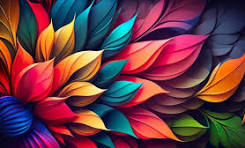
#> input picture Images/rgb.jpeg, 245 x 148 px, found by its file name
$ python task-03.py
#> lines starting #> are read from the running program, lines starting #| are printed output that depends on the picture
import cv2
import matplotlib.pyplot as plt
import numpy as np

# Load the color image
image_path = "C:\\Users\\sraja\\OneDrive\\Documents\\Srajan\\Machine_Vision\\Images\\rgb.jpeg"
image = cv2.imread(image_path)
#> image is the input picture: shape (148, 245, 3); mean B, G, R 68.6, 58.6, 105.2

# Check if the image is loaded correctly
if image is None:
    raise FileNotFoundError(f"Image not found at the path: {image_path}")

# Convert the image from BGR (OpenCV default) to RGB
image_rgb = cv2.cvtColor(image, cv2.COLOR_BGR2RGB)

# Separate the RGB channels
red_channel, green_channel, blue_channel = cv2.split(image_rgb)
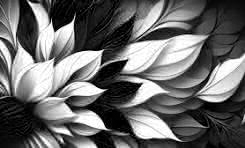
#> red_channel: shape (148, 245); min 0, max 255, mean 105.2
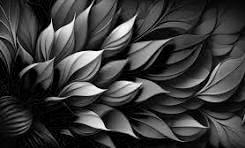
#> green_channel: shape (148, 245); min 0, max 255, mean 58.6
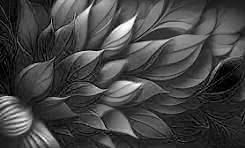
#> blue_channel: shape (148, 245); min 0, max 255, mean 68.6

# Display the separated channels
plt.figure(figsize=(10, 5))
plt.subplot(1, 3, 1)
plt.imshow(red_channel, cmap='Reds')
plt.title('Red Channel')
plt.axis('off')

plt.subplot(1, 3, 2)
plt.imshow(green_channel, cmap='Greens')
plt.title('Green Channel')
plt.axis('off')

plt.subplot(1, 3, 3)
plt.imshow(blue_channel, cmap='Blues')
plt.title('Blue Channel')
plt.axis('off')

plt.tight_layout()
plt.show()
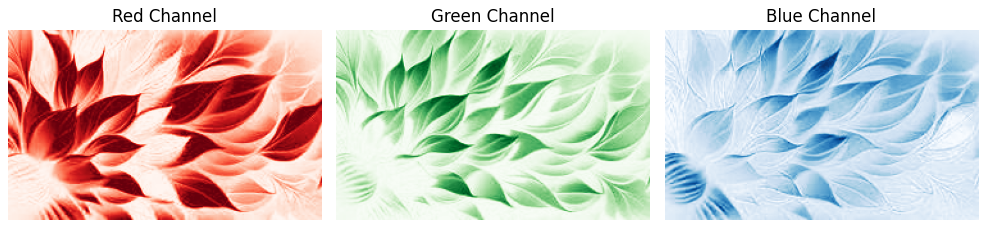
#> figure drawn by matplotlib, 3 panels


# Apply histogram equalization to each channel
red_equalized = cv2.equalizeHist(red_channel)
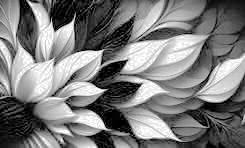
#> red_equalized: shape (148, 245); min 0, max 255, mean 124.2
green_equalized = cv2.equalizeHist(green_channel)
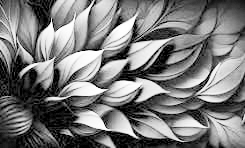
#> green_equalized: shape (148, 245); min 0, max 255, mean 122.2
blue_equalized = cv2.equalizeHist(blue_channel)
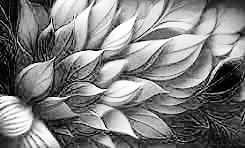
#> blue_equalized: shape (148, 245); min 0, max 255, mean 127.2

# Display equalized channels
plt.figure(figsize=(10, 5))
plt.subplot(1, 3, 1)
plt.imshow(red_equalized, cmap='Reds')
plt.title('Equalized Red Channel')
plt.axis('off')

plt.subplot(1, 3, 2)
plt.imshow(green_equalized, cmap='Greens')
plt.title('Equalized Green Channel')
plt.axis('off')

plt.subplot(1, 3, 3)
plt.imshow(blue_equalized, cmap='Blues')
plt.title('Equalized Blue Channel')
plt.axis('off')

plt.tight_layout()
plt.show()

$ run again, with Images/agriculture.jpeg copied over Images/rgb.jpeg
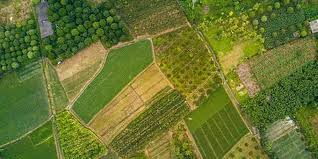
#> input picture Images/agriculture.jpeg, 318 x 159 px, found by its file name
#> image is the input picture: shape (159, 318, 3); mean B, G, R 48.3, 116.4, 104.6
#> `green_equalized = cv2.equalizeHist(green_channel)`:
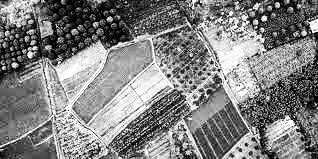
#> green_equalized: shape (159, 318); min 0, max 255, mean 128.8
#> `blue_equalized = cv2.equalizeHist(blue_channel)`:
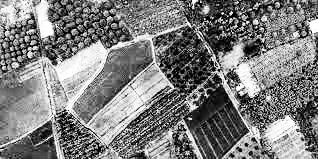
#> blue_equalized: shape (159, 318); min 0, max 255, mean 125.7

$ run again, with Images/architectural.jpeg copied over Images/rgb.jpeg
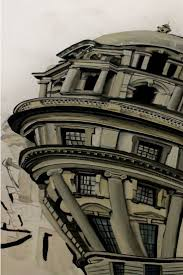
#> input picture Images/architectural.jpeg, 183 x 275 px, found by its file name
#> image is the input picture: shape (275, 183, 3); mean B, G, R 96, 108.9, 113.5
#> `red_channel, green_channel, blue_channel = cv2.split(image_rgb)`:
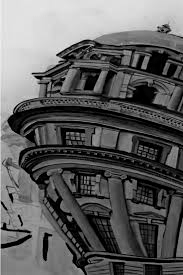
#> blue_channel: shape (275, 183); min 0, max 236, mean 96
#> `blue_equalized = cv2.equalizeHist(blue_channel)`:
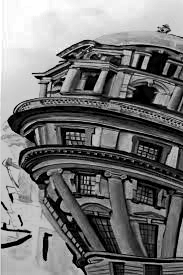
#> blue_equalized: shape (275, 183); min 0, max 255, mean 117.6

$ run again, with Images/bw.jpeg copied over Images/rgb.jpeg
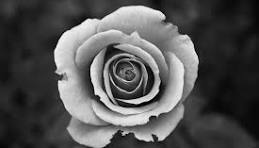
#> input picture Images/bw.jpeg, 259 x 148 px, found by its file name
#> image is the input picture: shape (148, 259, 3); min 0, max 255, mean 82.7
#> `plt.show()`:
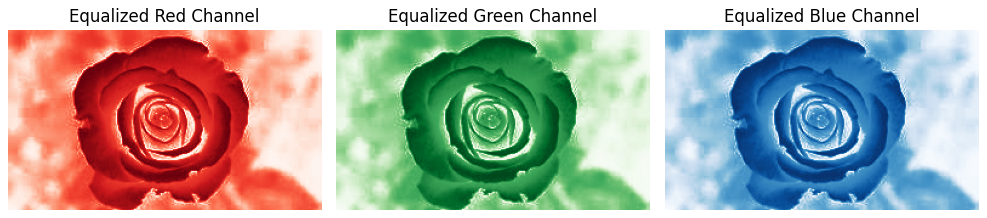
#> figure drawn by matplotlib, 3 panels
